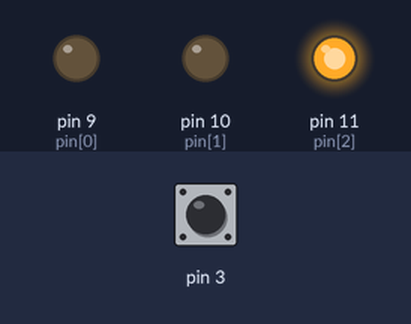
Simulated run of this sketch. Board: Arduino Uno, built with avr-gcc and run on an emulated ATmega328P. On the bench: output pins drawn as LEDs (lit = HIGH). The inputs (shaded band) are chosen by the test bench; at power-on: pin 3 LOW.

Above: at 1.25 s.
1.3 s: pin 3 driven HIGH
At 2.2 s:
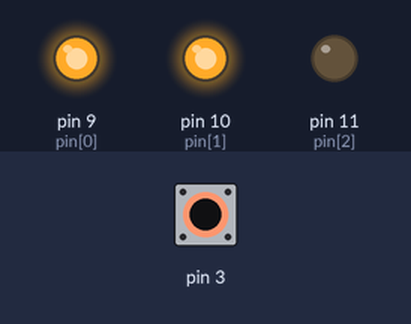
4.3 s: pin 3 pulsed LOW 2 times (0.12 s each, 0.3 s apart)
At 5.0 s:
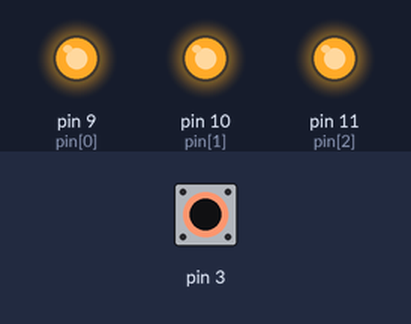
7.3 s: pin 3 pulsed LOW 5 times (0.12 s each, 0.3 s apart)
At 11.8 s:
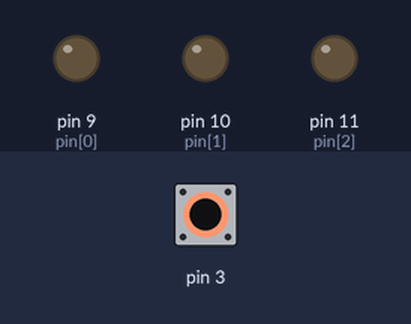
Timing chart, 0 to 16.3 s (numbered marks = the images above; inputs shaded):
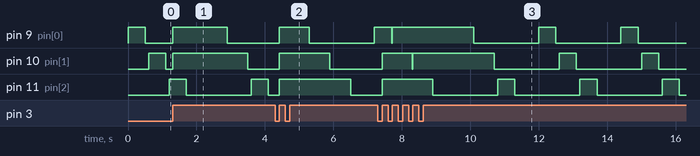

Measured:
- by itself, pin 11 (pin[2]): repeats every 2.4 s: LOW 1.9 s, HIGH 0.50 s

The sketch:

Lab5-2.ino
```cpp
int pin[] = {9,10,11};

void setup(){
  pinMode(pin[0], OUTPUT);
  pinMode(pin[1], OUTPUT);
  pinMode(pin[2], OUTPUT);
  attachInterrupt(1, blink, RISING);
  // เลข 1 คือ Interrupt หมายเลข 1 จะอยู่ที่ ขา3
  // blink คือ ชื่อฟังชันที่จะให้ไปทำ
  // RISING คือ ถ้าขา3 มีการเปลี่ยนสถานะจาก LOW เป็น HIGH ให้ทำในฟังก์ชั่น blink
}

void loop(){
    for(int i=0; i<=3; i++){
    digitalWrite(pin[i], HIGH);
    delay(500);
    digitalWrite(pin[i], LOW);
    delay(100);
  }
}

void blink(){
  digitalWrite(pin[0],HIGH);
  digitalWrite(pin[1],HIGH);
  digitalWrite(pin[2],HIGH);
  delay(5000);
}
```
